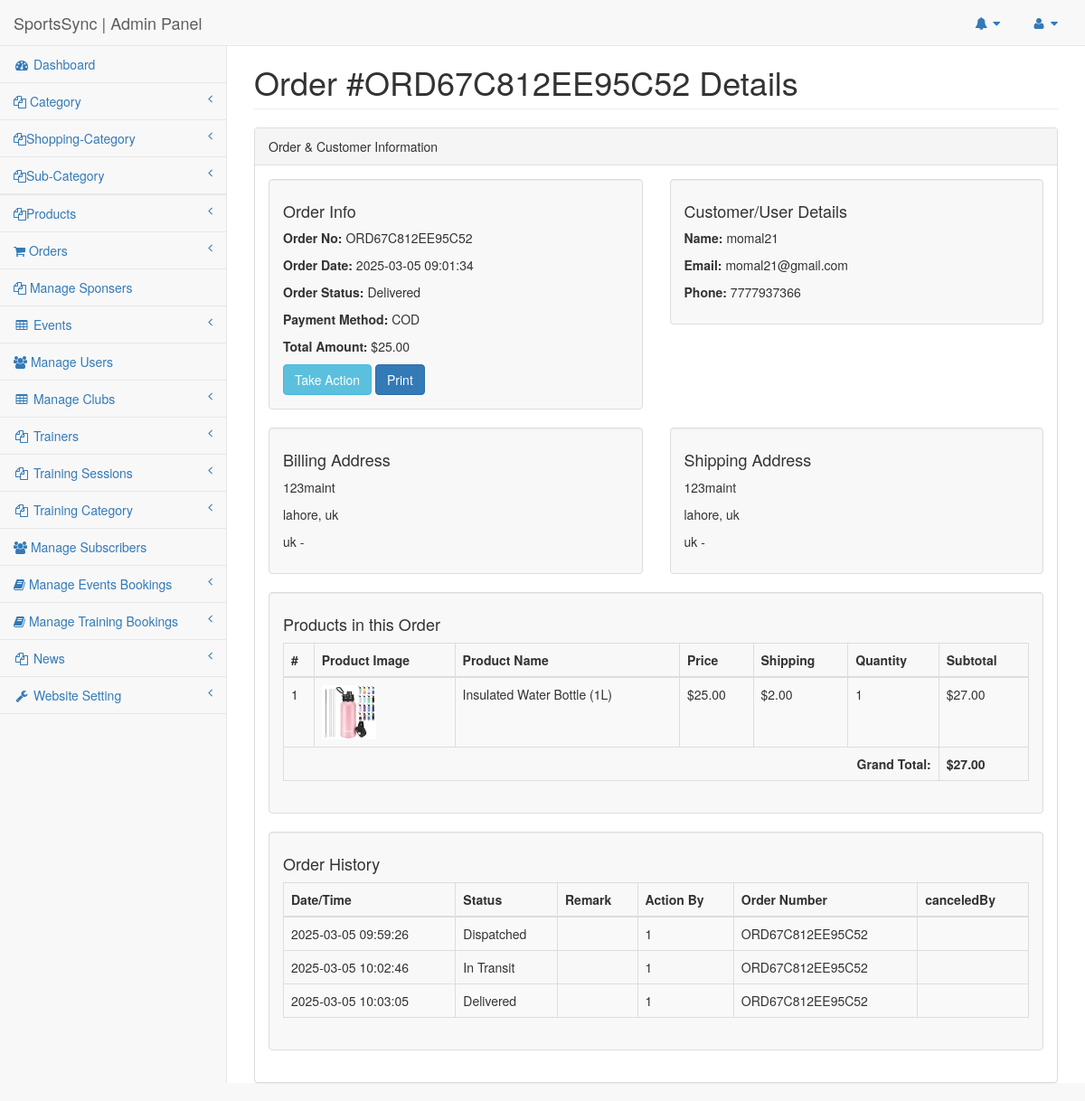
Page /SportsClubCode/admin/order-details.php?orderid=5 (signed in) on the committed database.
### tables this page shows
CREATE TABLE `orders` (
  `id` int(11) NOT NULL,
  `userId` int(11) NOT NULL,
  `addressId` int(11) NOT NULL,
  `totalAmount` decimal(11,2) NOT NULL,
  `txntype` varchar(50) NOT NULL,
  `txnnumber` varchar(50) NOT NULL,
  `orderNumber` varchar(50) NOT NULL,
  `orderDate` datetime NOT NULL,
  `orderStatus` varchar(20) NOT NULL
);

CREATE TABLE `tblusers` (
  `Userid` int(11) NOT NULL,
  `FullName` varchar(255) DEFAULT NULL,
  `UserName` varchar(200) DEFAULT NULL,
  `Emailid` varchar(255) DEFAULT NULL,
  `PhoneNumber` bigint(12) DEFAULT NULL,
  `UserGender` varchar(100) DEFAULT NULL,
  `UserPassword` varchar(255) DEFAULT NULL,
  `RegDate` timestamp NULL DEFAULT current_timestamp(),
  `LastUpdationDate` timestamp NULL DEFAULT NULL ON UPDATE current_timestamp(),
  `IsActive` int(1) DEFAULT NULL
);

CREATE TABLE `addresses` (
  `id` int(11) NOT NULL,
  `userId` int(11) NOT NULL,
  `billingAddress` varchar(255) NOT NULL,
  `billingCity` varchar(100) NOT NULL,
  `billingState` varchar(100) NOT NULL,
  `billingPincode` varchar(20) NOT NULL,
  `billingCountry` varchar(100) NOT NULL,
  `shippingAddress` varchar(255) NOT NULL,
  `shippingCity` varchar(100) NOT NULL,
  `shippingState` varchar(100) NOT NULL,
  `shippingPincode` varchar(20) NOT NULL,
  `shippingCountry` varchar(100) NOT NULL
);

CREATE TABLE `order_details` (
  `id` int(11) NOT NULL,
  `orderNumber` varchar(50) NOT NULL,
  `userId` int(11) NOT NULL,
  `productId` int(11) NOT NULL,
  `quantity` int(11) NOT NULL,
  `orderDate` timestamp NOT NULL DEFAULT current_timestamp(),
  `orderStatus` enum('Pending','Processing','Shipped','Delivered','Cancelled') DEFAULT 'Pending'
);

CREATE TABLE `products` (
  `id` int(11) NOT NULL,
  `categoryId` int(11) NOT NULL,
  `subCategoryId` int(11) DEFAULT NULL,
  `productName` varchar(255) NOT NULL,
  `productCompany` varchar(255) NOT NULL,
  `productPrice` decimal(10,2) NOT NULL,
  `productPriceBeforeDiscount` decimal(10,2) DEFAULT NULL,
  `productDescription` text DEFAULT NULL,
  `productImage1` varchar(255) DEFAULT NULL,
  `productImage2` varchar(255) DEFAULT NULL,
  `productImage3` varchar(255) DEFAULT NULL,
  `shippingCharge` decimal(10,2) DEFAULT 0.00,
  `productAvailability` enum('In Stock','Out of Stock') DEFAULT 'In Stock',
  `postingDate` timestamp NOT NULL DEFAULT current_timestamp(),
  `updationDate` timestamp NOT NULL DEFAULT current_timestamp() ON UPDATE current_timestamp(),
  `addedBy` int(11) NOT NULL,
  `lastUpdatedBy` int(11) DEFAULT NULL
);

CREATE TABLE `order_track_history` (
  `id` int(11) NOT NULL,
  `orderId` int(11) NOT NULL,
  `orderNumber` varchar(50) NOT NULL,
  `status` enum('Packed','Dispatched','In Transit','Out For Delivery','Delivered','Cancelled') NOT NULL,
  `remark` text DEFAULT NULL,
  `actionBy` int(11) DEFAULT NULL,
  `postingDate` timestamp NOT NULL DEFAULT current_timestamp(),
  `canceledBy` int(11) DEFAULT NULL
);

### SportsClubCode/admin/order-details.php (the view, shortened to what this page needs)
<?php
include('includes/config.php');
$orderId = intval($_GET['orderid']);
try {
    $orderSql = "
        SELECT
            o.id             AS orderId,
            o.userId,
            o.addressId,
            o.totalAmount,
            o.txntype,
            o.txnnumber,
            o.orderNumber,
            o.orderDate,
            o.orderStatus,
            -- user columns from tblusers
            u.Userid         AS userTableId,
            u.FullName       AS userName,     /* or u.UserName if that's your column */
            u.Emailid        AS userEmail,
            u.PhoneNumber    AS userPhone,
            -- address columns from addresses table
            a.billingAddress,
            a.billingCity,
            a.billingState,
            a.billingCountry,
            a.billingPincode,
            a.shippingAddress,
            a.shippingCity,
            a.shippingState,
            a.shippingCountry,
            a.shippingPincode
        FROM orders o
        LEFT JOIN tblusers    u ON o.userId    = u.Userid
        LEFT JOIN addresses   a ON o.addressId = a.id
        WHERE o.id = :oid
        LIMIT 1
    ";
    $orderStmt = $dbh->prepare($orderSql);
    $orderStmt->bindParam(':oid', $orderId, PDO::PARAM_INT);
    $orderStmt->execute();
    $order = $orderStmt->fetch(PDO::FETCH_OBJ);
    $orderNumberStr = $order->orderNumber;
    $itemsSql = "
        SELECT
            od.id              AS detailId,
            od.orderNumber,
            od.productId,
            od.quantity,
            od.orderDate       AS itemOrderDate,
            od.orderStatus     AS itemOrderStatus,
            p.productName,
            p.productImage1,
            p.productPrice,
            p.shippingCharge
        FROM order_details od
        LEFT JOIN products p ON od.productId = p.id
        WHERE od.orderNumber = :ordNum
    ";
    $itemsStmt = $dbh->prepare($itemsSql);
    $itemsStmt->bindParam(':ordNum', $orderNumberStr, PDO::PARAM_STR);
    $itemsStmt->execute();
    $orderItems = $itemsStmt->fetchAll(PDO::FETCH_OBJ);
    $historySql = "
        SELECT
            id,
            orderId,
            orderNumber,
            status,
            remark,
            actionBy,
            postingDate,
            canceledBy
        FROM order_track_history
        WHERE orderId = :oid
        ORDER BY postingDate ASC
    ";
    $historyStmt = $dbh->prepare($historySql);
    $historyStmt->bindParam(':oid', $orderId, PDO::PARAM_INT);
    $historyStmt->execute();
    $orderHistory = $historyStmt->fetchAll(PDO::FETCH_OBJ);
} catch (Exception $e) {
    echo "Error: " . $e->getMessage();
    exit;
}
?>
<!DOCTYPE html>
<html lang="en">
<head>
    <link href="../vendor/bootstrap/css/bootstrap.min.css" rel="stylesheet">
    <link href="../vendor/metisMenu/metisMenu.min.css" rel="stylesheet">
    <link href="../dist/css/sb-admin-2.css" rel="stylesheet">
    <link href="../vendor/font-awesome/css/font-awesome.min.css" rel="stylesheet" type="text/css">
</head>
<body>
<div id="wrapper">
    <nav class="navbar navbar-default navbar-static-top" role="navigation" style="margin-bottom:0">
        <?php include_once('includes/header.php'); ?>
        <?php include_once('includes/leftbar.php'); ?>
    </nav>
    <div id="page-wrapper">
        <div class="row">
            <div class="col-lg-12">
                <h1 class="page-header">Order #<?php echo htmlentities($order->orderNumber); ?> Details</h1>
            </div>
        </div>
        <div class="panel panel-default">
            <div class="panel-heading">
                Order & Customer Information
            </div>
            <div class="panel-body">
                <div class="row">
                    <div class="col-md-6">
                        <div class="well">
                            <h4>Order Info</h4>
                            <p><strong>Order No:</strong> <?php echo htmlentities($order->orderNumber); ?></p>
                            <p><strong>Order Date:</strong> <?php echo htmlentities($order->orderDate); ?></p>
                            <p><strong>Order Status:</strong> <?php echo htmlentities($order->orderStatus); ?></p>
                            <p><strong>Payment Method:</strong> <?php echo htmlentities($order->txntype); ?></p>
                            <p><strong>Total Amount:</strong> $<?php echo htmlentities($order->totalAmount); ?></p>
                            <button class="btn btn-info" data-toggle="modal" data-target="#takeActionModal">
                                Take Action
                            </button>
                            <button class="btn btn-primary" onclick="window.print();">
                                Print
                            </button>
                        </div>
                    </div>
                    <div class="col-md-6">
                        <div class="well">
                            <h4>Customer/User Details</h4>
                            <p><strong>Name:</strong> <?php echo htmlentities($order->userName); ?></p>
                            <p><strong>Email:</strong> <?php echo htmlentities($order->userEmail); ?></p>
                            <p><strong>Phone:</strong> <?php echo htmlentities($order->userPhone); ?></p>
                        </div>
                    </div>
                </div>
                <div class="row">
                    <div class="col-md-6">
                        <div class="well">
                            <h4>Billing Address</h4>
                            <p><?php echo nl2br(htmlentities($order->billingAddress)); ?></p>
                            <p><?php echo htmlentities($order->billingCity); ?>, <?php echo htmlentities($order->billingState); ?></p>
                            <p><?php echo htmlentities($order->billingCountry); ?> - <?php echo htmlentities($order->billingPincode); ?></p>
                        </div>
                    </div>
                    <div class="col-md-6">
                        <div class="well">
                            <h4>Shipping Address</h4>
                            <p><?php echo nl2br(htmlentities($order->shippingAddress)); ?></p>
                            <p><?php echo htmlentities($order->shippingCity); ?>, <?php echo htmlentities($order->shippingState); ?></p>
                            <p><?php echo htmlentities($order->shippingCountry); ?> - <?php echo htmlentities($order->shippingPincode); ?></p>
                        </div>
                    </div>
                </div>
                <div class="well">
                    <h4>Products in this Order</h4>
                    <?php if ($orderItems && count($orderItems) > 0): ?>
                        <?php
                        $grandTotal = 0;
                        ?>
                        <table class="table table-bordered table-striped">
                            <thead>
                                <tr>
                                    <th>#</th>
                                    <th>Product Image</th>
                                    <th>Product Name</th>
                                    <th>Price</th>
                                    <th>Shipping</th>
                                    <th>Quantity</th>
                                    <th>Subtotal</th>
                                </tr>
                            </thead>
                            <tbody>
                                <?php $cnt = 1; foreach ($orderItems as $item):
                                    $pName   = $item->productName     ?? "N/A";
                                    $pImage  = $item->productImage1   ?? "";
                                    $pPrice  = $item->productPrice    ?? 0;
                                    $pShip   = $item->shippingCharge  ?? 0;
                                    $qty     = $item->quantity        ?? 1;
                                    $lineTotal = ($pPrice * $qty) + $pShip;
                                    $grandTotal += $lineTotal;
                                ?>
                                <tr>
                                    <td><?php echo $cnt; ?></td>
                                    <td>
                                        <?php if (!empty($pImage)): ?>
                                            <img src="admin/productimages/<?php echo htmlentities($pImage); ?>"
                                                 alt="Product"
                                                 style="width:60px; height:auto;">
                                        <?php endif; ?>
                                    </td>
                                    <td><?php echo htmlentities($pName); ?></td>
                                    <td>$<?php echo number_format($pPrice, 2); ?></td>
                                    <td>$<?php echo number_format($pShip, 2); ?></td>
                                    <td><?php echo htmlentities($qty); ?></td>
                                    <td>$<?php echo number_format($lineTotal, 2); ?></td>
                                </tr>
                                <?php $cnt++; endforeach; ?>
                                <tr>
                                    <td colspan="6" align="right"><strong>Grand Total:</strong></td>
                                    <td><strong>$<?php echo number_format($grandTotal, 2); ?></strong></td>
                                </tr>
                            </tbody>
                        </table>
                    <?php else: ?>
                        <p>No items found for this order.</p>
                    <?php endif; ?>
                </div>
                <div class="well">
                    <h4>Order History</h4>
                    <?php if ($orderHistory && count($orderHistory) > 0): ?>
                        <table class="table table-bordered table-striped">
                            <thead>
                                <tr>
                                    <th>Date/Time</th>
                                    <th>Status</th>
                                    <th>Remark</th>
                                    <th>Action By</th>
                                    <th>Order Number</th>
                                    <th>canceledBy</th>
                                </tr>
                            </thead>
                            <tbody>
                                <?php foreach ($orderHistory as $hist): ?>
                                <tr>
                                    <td><?php echo htmlentities($hist->postingDate); ?></td>
                                    <td><?php echo htmlentities($hist->status); ?></td>
                                    <td><?php echo nl2br(htmlentities($hist->remark)); ?></td>
                                    <td><?php echo htmlentities($hist->actionBy); ?></td>
                                    <td><?php echo htmlentities($hist->orderNumber); ?></td>
                                    <td><?php echo htmlentities($hist->canceledBy); ?></td>
                                </tr>
                                <?php endforeach; ?>
                            </tbody>
                        </table>
                    <?php else: ?>
                        <p>No history found for this order.</p>
                    <?php endif; ?>
                </div>
            </div>
        </div>
    </div>
</div>
</body>
</html>

### SportsClubCode/admin/order-details.php (style rules this page uses)
.well { background: #f8f8f8; padding: 15px; border: 1px solid #ddd; margin-bottom: 20px; }
.page-header { margin-top: 20px; }

### rows in the picture
orders: orderNumber "ORD67C812EE95C52", orderDate "2025-03-05 09:01:34", orderStatus "Delivered", txntype "COD", totalAmount "25.00", userId.FullName "momal21", userId.Emailid "momal21@gmail.com", userId.PhoneNumber "7777937366", addressId.billingAddress "123maint", addressId.billingCity "lahore", addressId.billingState "uk", addressId.billingCountry "uk", addressId.shippingAddress "123maint", addressId.shippingCity "lahore", addressId.shippingState "uk", addressId.shippingCountry "uk"
order_details: productId.productImage1 (picture), productId.productName "Insulated Water Bottle (1L)", productId.productPrice "25.00", productId.shippingCharge "2.00", quantity "1", lineTotal "27.00"
order_track_history: postingDate "2025-03-05 09:59:26", status "Dispatched", actionBy "1", orderNumber "ORD67C812EE95C52"
order_track_history: postingDate "2025-03-05 10:02:46", status "In Transit", actionBy "1", orderNumber "ORD67C812EE95C52"
order_track_history: postingDate "2025-03-05 10:03:05", status "Delivered", actionBy "1", orderNumber "ORD67C812EE95C52"

### other values in the picture
$grandTotal "27.00"
